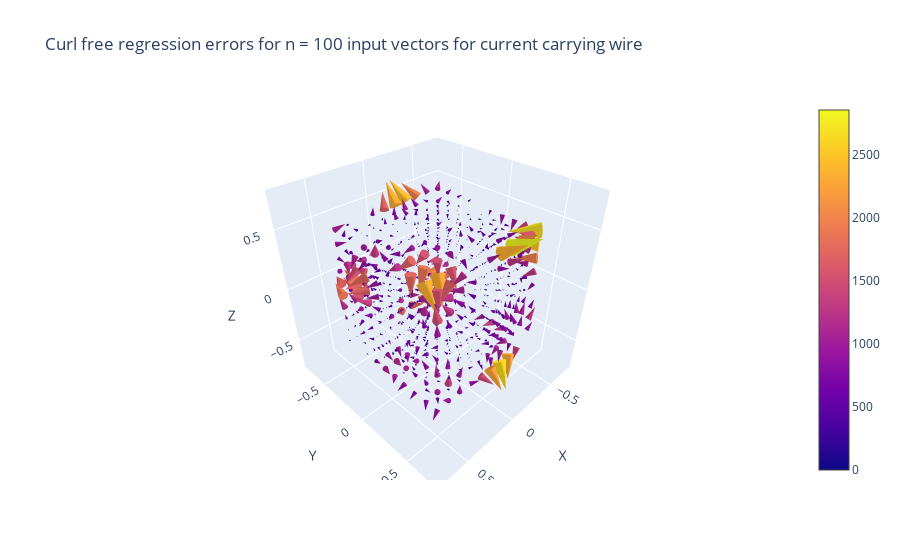

Source (notebook cell):
### Code cell
# plot residuals of fit above: 
residuals_wire_curl_free, mse_wire_curl_free = differencer(outputs_wire, outputs_wire_curl_free)
print(f'MSE for this case of {mse_wire_curl_free}')
plotter(residuals_wire_curl_free, 
        title = f'Curl free regression errors for n = {given_samples_wire} input vectors for current carrying wire')

### Figure 1 — Plotly figure (JSON) as saved in the notebook; plotly's stock layout.template omitted (floating-point values rounded to 4 significant figures; data arrays with more than 128 entries replaced by an {"elided": "..."} marker saying what was removed)
{"data": [{"anchor": "tail", "sizemode": "scaled", "sizeref": 2, "type": "cone", "u": {"elided": "1000 float values"}, "v": {"elided": "1000 float values"}, "w": {"elided": "1000 float values"}, "x": {"elided": "1000 float values"}, "y": {"elided": "1000 float values"}, "z": {"elided": "1000 float values"}}], "layout": {"scene": {"xaxis": {"title": {"text": "X"}}, "yaxis": {"title": {"text": "Y"}}, "zaxis": {"title": {"text": "Z"}}}, "title": {"text": "Curl free regression errors for n = 100 input vectors for current carrying wire"}}}
